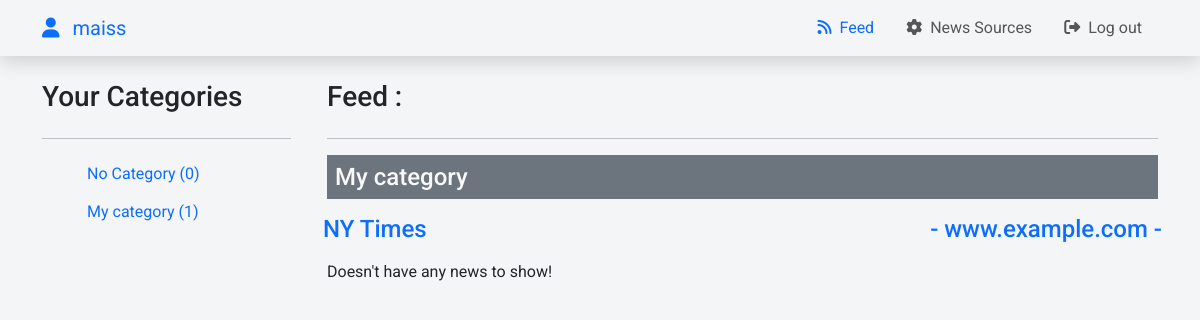
Page /feed/ (signed in) on the earlier database version.
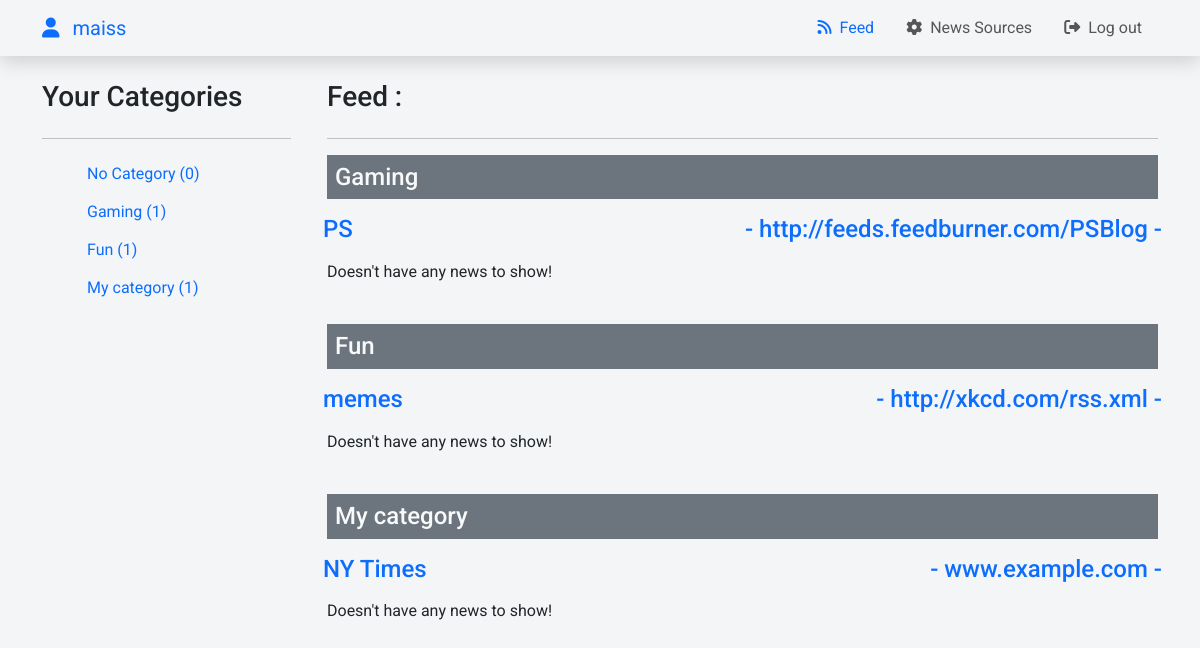
Same page on the later database version.
### news_feed/models.py (models this page shows, shortened)
class SourceCategory(models.Model):
    title = models.CharField(max_length=255)
    user = models.ForeignKey(User, on_delete=models.CASCADE, null=True)
    adding_date = models.DateTimeField(auto_now_add=True)
    class Meta:
        ordering = ['-adding_date']
        unique_together = ['title', 'user']  # Ensure unique titles per user
    def __str__(self):
        return self.title

class NewsSource(models.Model):
    title = models.CharField(max_length=255, default='Untitled')
    url = models.URLField()
    category = models.ForeignKey(SourceCategory, on_delete=models.CASCADE, null=True)
    adding_date = models.DateTimeField(auto_now_add=True)
    class Meta:
        ordering = ['-adding_date']

### news_feed/views.py (the view)
# urls.py: path('', include('news_feed.urls')),
@login_required
def news_feed(request):
    try:
        user = User.objects.get(username=request.user.username)
    except User.DoesNotExist:
        print("User does not exist!")
    else:
        no_category, created = SourceCategory.objects.get_or_create(
            title='No Category',
            user=user
        )
        user_categories = SourceCategory.objects.filter(user=user).exclude(title='No Category')
        user_categories = [no_category] + list(user_categories)
        feeds_by_category = []
        for category in user_categories:
            sources = NewsSource.objects.filter(category=category)
            feeds = []
            for source in sources:
                feed = parse(source.url)
                feed_title = feed.feed.title if 'feed' in feed and 'title' in feed.feed else source.url
                if 'entries' in feed and feed.entries:
                    feed_entries = feed.entries
                else:
                    feed_entries = [{'title': "No News", 'published': '', 'description': '', 'link': ''}]
                feeds.append({'source_title': source.title, 'feed_title': feed_title, 'feed_entries': feed_entries})
            feeds_by_category.append({'category': category, 'feeds': feeds})
        user_sources = NewsSource.objects.filter(category__user=request.user)
        context = {'categories': user_categories, 'feeds_by_category': feeds_by_category, 'user_sources': user_sources}
        return render(request, 'news_feed/news_feed.html', context)

### news_feed/templates/news_feed/news_feed.html (shortened to what this page needs)
{% extends 'base.html' %}
{% block content %}
    <div class="container">
        <div class="row">
            <div class="col-12 col-lg-3 pe-4" style="height: 100;">
                <div style="position: sticky; top: 70px; z-index: 1000;">
                    <h3 class="mb-4">Your Categories</h3>
                    <hr>
                    {% if not categories %}
                        <p style="display: inline-block;" class="me-3">You didn't add any Categories!</p>
                        <a href="{% url 'news_sources' %}" class="btn btn-outline-success">Add Now</a>
                        {% else %}
                            <ul style="list-style-type: none;">
                                {% for category in categories %}
                                    <li>
                                        <a href="#{{category.id}}" class="btn text-primary">
                                            {{category.title}} ({{category.newssource_set.count}})
                                        </a>
                                    </li>
                                {% endfor %}
                            </ul>
                    {% endif %}
                </div>
            </div>
            <div class="col-12 col-lg-9">
                <h3 class="mb-4">Feed :</h3>
                <hr>
                {% if not user_sources %}
                    <p style="display: inline-block;" class="me-3">You didn't add any RSS links!</p>
                    <a href="{% url 'news_sources' %}" class="btn btn-outline-primary">Add Now</a>
                    {% else %}
                        {% for category_data in feeds_by_category %}
							{% if category_data.feeds|length > 0 %}
								<h4 class="text-light p-2 bg-secondary" id="{{category_data.category.id}}">
									{{category_data.category}}
								</h4>
                                <div class="mb-4">
                                    {% for feed in category_data.feeds %}
                                        <div class="row">
                                            <h4 class="p-2 text-primary d-flex justify-content-between">
												<span title="Feed's name">{{feed.source_title}}</span>
												<span title="Feed's title">- {{feed.feed_title}} -</span>
											</h4>
                                            <div class="row">
                                                {% for entry in feed.feed_entries %}
                                                    {% if  entry.title == "No News" %}
                                                        <p>Doesn't have any news to show!</p>
                                                    {% endif %}
                                                {% endfor %}
                                            </div>
                                        </div>
                                    {% endfor %}
                                </div>
                            {% endif %}
                        {% endfor %}
                {% endif %}
            </div>
        </div>
    </div>
{% endblock %}

### templates/base.html (shortened to what this page needs)
{% load static %}
<!DOCTYPE html>
<html lang="en">
<head>
    <link href="https://cdn.jsdelivr.net/npm/bootstrap@5.3.2/dist/css/bootstrap.min.css" rel="stylesheet">
    <link rel="stylesheet" href="https://cdnjs.cloudflare.com/ajax/libs/font-awesome/6.5.1/css/all.min.css" />
<body>
    {% if request.user.is_authenticated %}
        {% include 'navbar.html' %}
    {% endif %}
    {% block content %}{% endblock content %}
</body>
</html>

### templates/navbar.html (shortened to what this page needs)
{% block content %}
    <nav class="navbar navbar-expand-lg position-fixed">
        <div class="container">
            <a class="navbar-brand text-primary">
                <i class="fa-solid fa-user me-2"></i>
                <span>{{ request.user.username }}</span>
            </a>
            <div class="collapse navbar-collapse" id="navbarNavAltMarkup">
                <div class="navbar-nav ms-auto">
                    <a class="nav-item nav-link mx-2 {% if request.path == '/feed/' %}active text-primary{% endif %}" href="{% url 'news_feed' %}"><i class="fa-solid fa-rss me-2"></i>Feed</a>
                    <a class="nav-item nav-link mx-2 {% if request.path == '/sources/' %}active text-primary{% endif %}" href="{% url 'news_sources' %}"><i class="fa-solid fa-gear me-2"></i>News Sources</a>
                    <a class="nav-item nav-link mx-2 {% if request.path == '/logout/' %}active text-primary{% endif %}" href="{% url 'user_logout' %}"><i class="fa-solid fa-right-from-bracket me-2"></i>Log out</a>
                </div>
            </div>
        </div>
    </nav>
{% endblock content %}

### templates/base.html (style rules this page uses)
* { box-sizing: border-box; }
body { font-family: "Roboto", sans-serif; background: #f3f5f7; position: relative; margin-top: 80px; }
nav { width: 100%; top: 0; left: 0; z-index: 100; box-shadow: 0px 5px 20px rgba(0, 0, 0, 0.164); background: #f3f5f7; }

### news_feed/templates/news_feed/news_feed.html (style rules this page uses)
a, a:hover { text-decoration: none; transition: color 0.3s ease-in-out; }

Differences in the rows shown:
added SourceCategory: title "Gaming", newssource_set.count "1", category "Gaming"
added SourceCategory: title "Fun", newssource_set.count "1", category "Fun"
added NewsSource: source_title "PS", feed_title "http://feeds.feedburner.com/PSBlog"
added NewsSource: source_title "memes", feed_title "http://xkcd.com/rss.xml"
